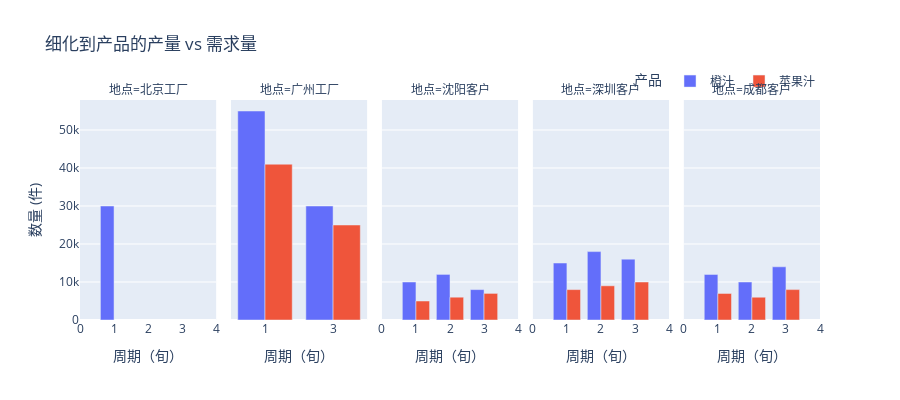
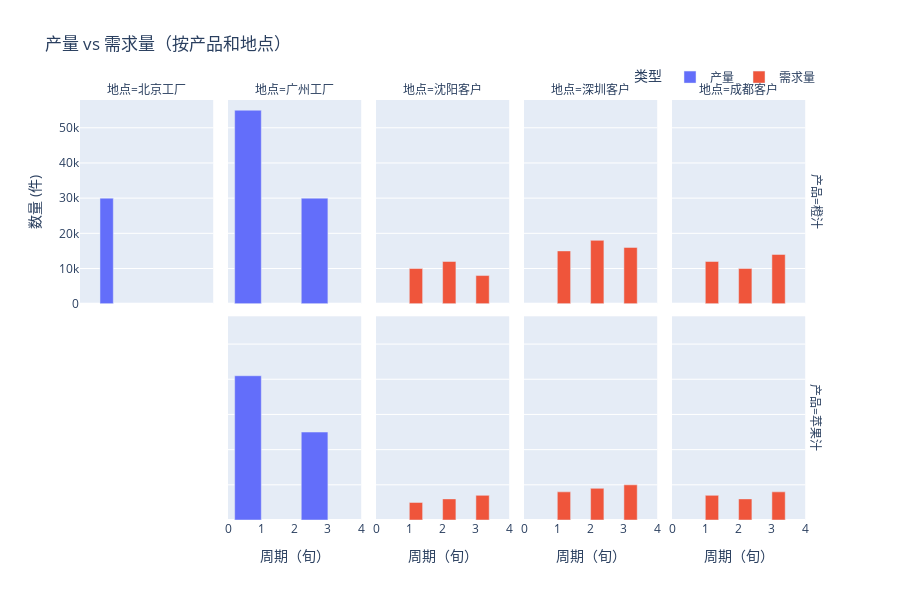

The cell these charts' notebook holds for them, in order:
### Markdown cell above
## 供应链的生产-需求平衡

### Code cell
# 1. 提取工厂每旬每种产品的产量
production_data_fine = []
for f in factories:
    for p in products:
        for t in periods:
            total_produced = sum(
                value(produce[f][line][p][t])
                for line in production_lines_info[f]
            )
            if total_produced > 0:
                production_data_fine.append({
                    '地点': f,
                    '周期（旬）': t,
                    '产品': p,
                    '数量': total_produced,
                    '类型': '产量'
                })

# 2. 提取客户每旬每种产品的需求量
demand_data_fine = []
for c in customers:
    for p in products:
        for t in periods:
            total_demanded = demand[c][p][t]
            if total_demanded > 0:
                demand_data_fine.append({
                    '地点': c,
                    '周期（旬）': t,
                    '产品': p,
                    '数量': total_demanded,
                    '类型': '需求量'
                })

# 合并生产和需求细化数据
production_demand_fine_df = pd.DataFrame(production_data_fine + demand_data_fine)

print("\n--- 工厂/客户产量与需求对照（细化到产品） ---")
if not production_demand_fine_df.empty:
    display(production_demand_fine_df)
    
    # --- 可视化：细化到产品的产量与需求对照 ---
    # 使用 facet_col 来按地点切分，使用 color 来区分产品
    fig = px.bar(
        production_demand_fine_df,
        x='周期（旬）',
        y='数量',
        color='产品',
        facet_col='地点',
        barmode='group',
        title='细化到产品的产量 vs 需求量',
        height=400,
        labels={'数量': '数量 (件)', '地点': '地点', '产品': '产品'}
    )
    fig.update_layout(
        legend=dict(
            orientation="h",
            yanchor="bottom",
            y=1.02,
            xanchor="right",
            x=1
        )
    )
    fig.show()

    # 另一个更清晰的方案：按产品切分
    fig2 = px.bar(
        production_demand_fine_df,
        x='周期（旬）',
        y='数量',
        color='类型',
        facet_row='产品', # 按产品切分
        facet_col='地点', # 按地点切分
        barmode='group',
        title='产量 vs 需求量（按产品和地点）',
        height=600,
        labels={'数量': '数量 (件)', '地点': '地点', '类型': '类型'}
    )
    fig2.update_layout(
        legend=dict(
            orientation="h",
            yanchor="bottom",
            y=1.02,
            xanchor="right",
            x=1
        )
    )
    fig2.show()

else:
    print("没有可展示的细化产量与需求数据。")

### Figure 1 — Plotly figure (JSON) as saved in the notebook; plotly's stock layout.template omitted (floating-point values rounded to 4 significant figures)
{"data": [{"alignmentgroup": "True", "hovertemplate": "产品=橙汁<br>地点=北京工厂<br>周期（旬）=%{x}<br>数量 (件)=%{y}<extra></extra>", "legendgroup": "橙汁", "marker": {"color": "#636efa", "pattern": {"shape": ""}}, "name": "橙汁", "offsetgroup": "橙汁", "orientation": "v", "showlegend": true, "textposition": "auto", "type": "bar", "x": [1], "xaxis": "x", "y": [30000.0], "yaxis": "y"}, {"alignmentgroup": "True", "hovertemplate": "产品=橙汁<br>地点=广州工厂<br>周期（旬）=%{x}<br>数量 (件)=%{y}<extra></extra>", "legendgroup": "橙汁", "marker": {"color": "#636efa", "pattern": {"shape": ""}}, "name": "橙汁", "offsetgroup": "橙汁", "orientation": "v", "showlegend": false, "textposition": "auto", "type": "bar", "x": [1, 3], "xaxis": "x2", "y": [55000.0, 30000.0], "yaxis": "y2"}, {"alignmentgroup": "True", "hovertemplate": "产品=橙汁<br>地点=沈阳客户<br>周期（旬）=%{x}<br>数量 (件)=%{y}<extra></extra>", "legendgroup": "橙汁", "marker": {"color": "#636efa", "pattern": {"shape": ""}}, "name": "橙汁", "offsetgroup": "橙汁", "orientation": "v", "showlegend": false, "textposition": "auto", "type": "bar", "x": [1, 2, 3], "xaxis": "x3", "y": [10000.0, 12000.0, 8000.0], "yaxis": "y3"}, {"alignmentgroup": "True", "hovertemplate": "产品=橙汁<br>地点=深圳客户<br>周期（旬）=%{x}<br>数量 (件)=%{y}<extra></extra>", "legendgroup": "橙汁", "marker": {"color": "#636efa", "pattern": {"shape": ""}}, "name": "橙汁", "offsetgroup": "橙汁", "orientation": "v", "showlegend": false, "textposition": "auto", "type": "bar", "x": [1, 2, 3], "xaxis": "x4", "y": [15000.0, 18000.0, 16000.0], "yaxis": "y4"}, {"alignmentgroup": "True", "hovertemplate": "产品=橙汁<br>地点=成都客户<br>周期（旬）=%{x}<br>数量 (件)=%{y}<extra></extra>", "legendgroup": "橙汁", "marker": {"color": "#636efa", "pattern": {"shape": ""}}, "name": "橙汁", "offsetgroup": "橙汁", "orientation": "v", "showlegend": false, "textposition": "auto", "type": "bar", "x": [1, 2, 3], "xaxis": "x5", "y": [12000.0, 10000.0, 14000.0], "yaxis": "y5"}, {"alignmentgroup": "True", "hovertemplate": "产品=苹果汁<br>地点=广州工厂<br>周期（旬）=%{x}<br>数量 (件)=%{y}<extra></extra>", "legendgroup": "苹果汁", "marker": {"color": "#EF553B", "pattern": {"shape": ""}}, "name": "苹果汁", "offsetgroup": "苹果汁", "orientation": "v", "showlegend": true, "textposition": "auto", "type": "bar", "x": [1, 3], "xaxis": "x2", "y": [41000.0, 25000.0], "yaxis": "y2"}, {"alignmentgroup": "True", "hovertemplate": "产品=苹果汁<br>地点=沈阳客户<br>周期（旬）=%{x}<br>数量 (件)=%{y}<extra></extra>", "legendgroup": "苹果汁", "marker": {"color": "#EF553B", "pattern": {"shape": ""}}, "name": "苹果汁", "offsetgroup": "苹果汁", "orientation": "v", "showlegend": false, "textposition": "auto", "type": "bar", "x": [1, 2, 3], "xaxis": "x3", "y": [5000.0, 6000.0, 7000.0], "yaxis": "y3"}, {"alignmentgroup": "True", "hovertemplate": "产品=苹果汁<br>地点=深圳客户<br>周期（旬）=%{x}<br>数量 (件)=%{y}<extra></extra>", "legendgroup": "苹果汁", "marker": {"color": "#EF553B", "pattern": {"shape": ""}}, "name": "苹果汁", "offsetgroup": "苹果汁", "orientation": "v", "showlegend": false, "textposition": "auto", "type": "bar", "x": [1, 2, 3], "xaxis": "x4", "y": [8000.0, 9000.0, 10000.0], "yaxis": "y4"}, {"alignmentgroup": "True", "hovertemplate": "产品=苹果汁<br>地点=成都客户<br>周期（旬）=%{x}<br>数量 (件)=%{y}<extra></extra>", "legendgroup": "苹果汁", "marker": {"color": "#EF553B", "pattern": {"shape": ""}}, "name": "苹果汁", "offsetgroup": "苹果汁", "orientation": "v", "showlegend": false, "textposition": "auto", "type": "bar", "x": [1, 2, 3], "xaxis": "x5", "y": [7000.0, 6000.0, 8000.0], "yaxis": "y5"}], "layout": {"annotations": [{"font": {}, "showarrow": false, "text": "地点=北京工厂", "x": 0.092, "xanchor": "center", "xref": "paper", "y": 1, "yanchor": "bottom", "yref": "paper"}, {"font": {}, "showarrow": false, "text": "地点=广州工厂", "x": 0.296, "xanchor": "center", "xref": "paper", "y": 1, "yanchor": "bottom", "yref": "paper"}, {"font": {}, "showarrow": false, "text": "地点=沈阳客户", "x": 0.5, "xanchor": "center", "xref": "paper", "y": 1, "yanchor": "bottom", "yref": "paper"}, {"font": {}, "showarrow": false, "text": "地点=深圳客户", "x": 0.704, "xanchor": "center", "xref": "paper", "y": 1, "yanchor": "bottom", "yref": "paper"}, {"font": {}, "showarrow": false, "text": "地点=成都客户", "x": 0.908, "xanchor": "center", "xref": "paper", "y": 1, "yanchor": "bottom", "yref": "paper"}], "barmode": "group", "height": 400, "legend": {"orientation": "h", "title": {"text": "产品"}, "tracegroupgap": 0, "x": 1, "xanchor": "right", "y": 1.02, "yanchor": "bottom"}, "title": {"text": "细化到产品的产量 vs 需求量"}, "xaxis": {"anchor": "y", "domain": [0, 0.184], "title": {"text": "周期（旬）"}}, "xaxis2": {"anchor": "y2", "domain": [0.204, 0.388], "matches": "x", "title": {"text": "周期（旬）"}}, "xaxis3": {"anchor": "y3", "domain": [0.408, 0.592], "matches": "x", "title": {"text": "周期（旬）"}}, "xaxis4": {"anchor": "y4", "domain": [0.612, 0.796], "matches": "x", "title": {"text": "周期（旬）"}}, "xaxis5": {"anchor": "y5", "domain": [0.816, 1], "matches": "x", "title": {"text": "周期（旬）"}}, "yaxis": {"anchor": "x", "domain": [0, 1], "title": {"text": "数量 (件)"}}, "yaxis2": {"anchor": "x2", "domain": [0, 1], "matches": "y", "showticklabels": false}, "yaxis3": {"anchor": "x3", "domain": [0, 1], "matches": "y", "showticklabels": false}, "yaxis4": {"anchor": "x4", "domain": [0, 1], "matches": "y", "showticklabels": false}, "yaxis5": {"anchor": "x5", "domain": [0, 1], "matches": "y", "showticklabels": false}}}

### Figure 2 — Plotly figure (JSON) as saved in the notebook; plotly's stock layout.template omitted (floating-point values rounded to 4 significant figures)
{"data": [{"alignmentgroup": "True", "hovertemplate": "类型=产量<br>产品=橙汁<br>地点=北京工厂<br>周期（旬）=%{x}<br>数量 (件)=%{y}<extra></extra>", "legendgroup": "产量", "marker": {"color": "#636efa", "pattern": {"shape": ""}}, "name": "产量", "offsetgroup": "产量", "orientation": "v", "showlegend": true, "textposition": "auto", "type": "bar", "x": [1], "xaxis": "x6", "y": [30000.0], "yaxis": "y6"}, {"alignmentgroup": "True", "hovertemplate": "类型=产量<br>产品=橙汁<br>地点=广州工厂<br>周期（旬）=%{x}<br>数量 (件)=%{y}<extra></extra>", "legendgroup": "产量", "marker": {"color": "#636efa", "pattern": {"shape": ""}}, "name": "产量", "offsetgroup": "产量", "orientation": "v", "showlegend": false, "textposition": "auto", "type": "bar", "x": [1, 3], "xaxis": "x7", "y": [55000.0, 30000.0], "yaxis": "y7"}, {"alignmentgroup": "True", "hovertemplate": "类型=产量<br>产品=苹果汁<br>地点=广州工厂<br>周期（旬）=%{x}<br>数量 (件)=%{y}<extra></extra>", "legendgroup": "产量", "marker": {"color": "#636efa", "pattern": {"shape": ""}}, "name": "产量", "offsetgroup": "产量", "orientation": "v", "showlegend": false, "textposition": "auto", "type": "bar", "x": [1, 3], "xaxis": "x2", "y": [41000.0, 25000.0], "yaxis": "y2"}, {"alignmentgroup": "True", "hovertemplate": "类型=需求量<br>产品=橙汁<br>地点=沈阳客户<br>周期（旬）=%{x}<br>数量 (件)=%{y}<extra></extra>", "legendgroup": "需求量", "marker": {"color": "#EF553B", "pattern": {"shape": ""}}, "name": "需求量", "offsetgroup": "需求量", "orientation": "v", "showlegend": true, "textposition": "auto", "type": "bar", "x": [1, 2, 3], "xaxis": "x8", "y": [10000.0, 12000.0, 8000.0], "yaxis": "y8"}, {"alignmentgroup": "True", "hovertemplate": "类型=需求量<br>产品=橙汁<br>地点=深圳客户<br>周期（旬）=%{x}<br>数量 (件)=%{y}<extra></extra>", "legendgroup": "需求量", "marker": {"color": "#EF553B", "pattern": {"shape": ""}}, "name": "需求量", "offsetgroup": "需求量", "orientation": "v", "showlegend": false, "textposition": "auto", "type": "bar", "x": [1, 2, 3], "xaxis": "x9", "y": [15000.0, 18000.0, 16000.0], "yaxis": "y9"}, {"alignmentgroup": "True", "hovertemplate": "类型=需求量<br>产品=橙汁<br>地点=成都客户<br>周期（旬）=%{x}<br>数量 (件)=%{y}<extra></extra>", "legendgroup": "需求量", "marker": {"color": "#EF553B", "pattern": {"shape": ""}}, "name": "需求量", "offsetgroup": "需求量", "orientation": "v", "showlegend": false, "textposition": "auto", "type": "bar", "x": [1, 2, 3], "xaxis": "x10", "y": [12000.0, 10000.0, 14000.0], "yaxis": "y10"}, {"alignmentgroup": "True", "hovertemplate": "类型=需求量<br>产品=苹果汁<br>地点=沈阳客户<br>周期（旬）=%{x}<br>数量 (件)=%{y}<extra></extra>", "legendgroup": "需求量", "marker": {"color": "#EF553B", "pattern": {"shape": ""}}, "name": "需求量", "offsetgroup": "需求量", "orientation": "v", "showlegend": false, "textposition": "auto", "type": "bar", "x": [1, 2, 3], "xaxis": "x3", "y": [5000.0, 6000.0, 7000.0], "yaxis": "y3"}, {"alignmentgroup": "True", "hovertemplate": "类型=需求量<br>产品=苹果汁<br>地点=深圳客户<br>周期（旬）=%{x}<br>数量 (件)=%{y}<extra></extra>", "legendgroup": "需求量", "marker": {"color": "#EF553B", "pattern": {"shape": ""}}, "name": "需求量", "offsetgroup": "需求量", "orientation": "v", "showlegend": false, "textposition": "auto", "type": "bar", "x": [1, 2, 3], "xaxis": "x4", "y": [8000.0, 9000.0, 10000.0], "yaxis": "y4"}, {"alignmentgroup": "True", "hovertemplate": "类型=需求量<br>产品=苹果汁<br>地点=成都客户<br>周期（旬）=%{x}<br>数量 (件)=%{y}<extra></extra>", "legendgroup": "需求量", "marker": {"color": "#EF553B", "pattern": {"shape": ""}}, "name": "需求量", "offsetgroup": "需求量", "orientation": "v", "showlegend": false, "textposition": "auto", "type": "bar", "x": [1, 2, 3], "xaxis": "x5", "y": [7000.0, 6000.0, 8000.0], "yaxis": "y5"}], "layout": {"annotations": [{"font": {}, "showarrow": false, "text": "地点=北京工厂", "x": 0.09, "xanchor": "center", "xref": "paper", "y": 1, "yanchor": "bottom", "yref": "paper"}, {"font": {}, "showarrow": false, "text": "地点=广州工厂", "x": 0.29, "xanchor": "center", "xref": "paper", "y": 1, "yanchor": "bottom", "yref": "paper"}, {"font": {}, "showarrow": false, "text": "地点=沈阳客户", "x": 0.49, "xanchor": "center", "xref": "paper", "y": 1, "yanchor": "bottom", "yref": "paper"}, {"font": {}, "showarrow": false, "text": "地点=深圳客户", "x": 0.69, "xanchor": "center", "xref": "paper", "y": 1, "yanchor": "bottom", "yref": "paper"}, {"font": {}, "showarrow": false, "text": "地点=成都客户", "x": 0.89, "xanchor": "center", "xref": "paper", "y": 1, "yanchor": "bottom", "yref": "paper"}, {"font": {}, "showarrow": false, "text": "产品=苹果汁", "textangle": 90, "x": 0.98, "xanchor": "left", "xref": "paper", "y": 0.2425, "yanchor": "middle", "yref": "paper"}, {"font": {}, "showarrow": false, "text": "产品=橙汁", "textangle": 90, "x": 0.98, "xanchor": "left", "xref": "paper", "y": 0.7575, "yanchor": "middle", "yref": "paper"}], "barmode": "group", "height": 600, "legend": {"orientation": "h", "title": {"text": "类型"}, "tracegroupgap": 0, "x": 1, "xanchor": "right", "y": 1.02, "yanchor": "bottom"}, "title": {"text": "产量 vs 需求量（按产品和地点）"}, "xaxis": {"anchor": "y", "domain": [0, 0.18], "title": {"text": "周期（旬）"}}, "xaxis10": {"anchor": "y10", "domain": [0.8, 0.98], "matches": "x", "showticklabels": false}, "xaxis2": {"anchor": "y2", "domain": [0.2, 0.38], "matches": "x", "title": {"text": "周期（旬）"}}, "xaxis3": {"anchor": "y3", "domain": [0.4, 0.58], "matches": "x", "title": {"text": "周期（旬）"}}, "xaxis4": {"anchor": "y4", "domain": [0.6, 0.78], "matches": "x", "title": {"text": "周期（旬）"}}, "xaxis5": {"anchor": "y5", "domain": [0.8, 0.98], "matches": "x", "title": {"text": "周期（旬）"}}, "xaxis6": {"anchor": "y6", "domain": [0, 0.18], "matches": "x", "showticklabels": false}, "xaxis7": {"anchor": "y7", "domain": [0.2, 0.38], "matches": "x", "showticklabels": false}, "xaxis8": {"anchor": "y8", "domain": [0.4, 0.58], "matches": "x", "showticklabels": false}, "xaxis9": {"anchor": "y9", "domain": [0.6, 0.78], "matches": "x", "showticklabels": false}, "yaxis": {"anchor": "x", "domain": [0, 0.485], "title": {"text": "数量 (件)"}}, "yaxis10": {"anchor": "x10", "domain": [0.515, 1], "matches": "y", "showticklabels": false}, "yaxis2": {"anchor": "x2", "domain": [0, 0.485], "matches": "y", "showticklabels": false}, "yaxis3": {"anchor": "x3", "domain": [0, 0.485], "matches": "y", "showticklabels": false}, "yaxis4": {"anchor": "x4", "domain": [0, 0.485], "matches": "y", "showticklabels": false}, "yaxis5": {"anchor": "x5", "domain": [0, 0.485], "matches": "y", "showticklabels": false}, "yaxis6": {"anchor": "x6", "domain": [0.515, 1], "matches": "y", "title": {"text": "数量 (件)"}}, "yaxis7": {"anchor": "x7", "domain": [0.515, 1], "matches": "y", "showticklabels": false}, "yaxis8": {"anchor": "x8", "domain": [0.515, 1], "matches": "y", "showticklabels": false}, "yaxis9": {"anchor": "x9", "domain": [0.515, 1], "matches": "y", "showticklabels": false}}}
